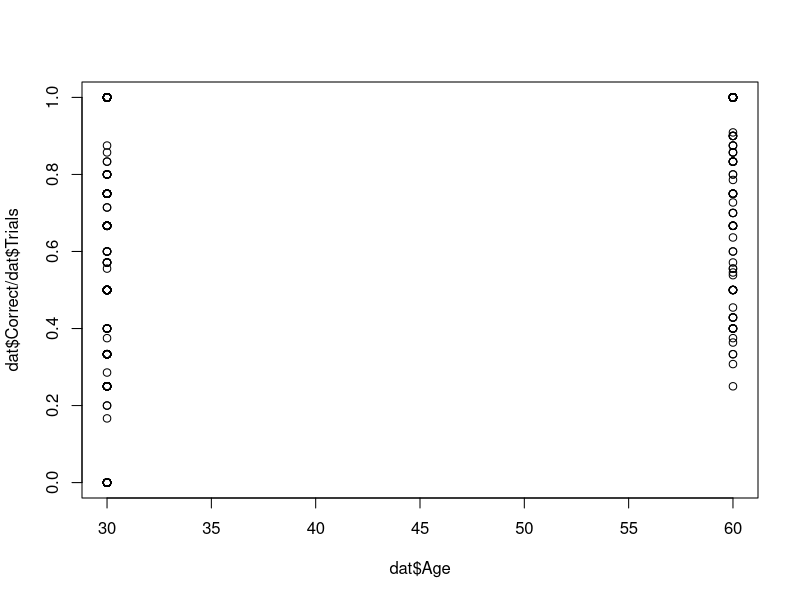
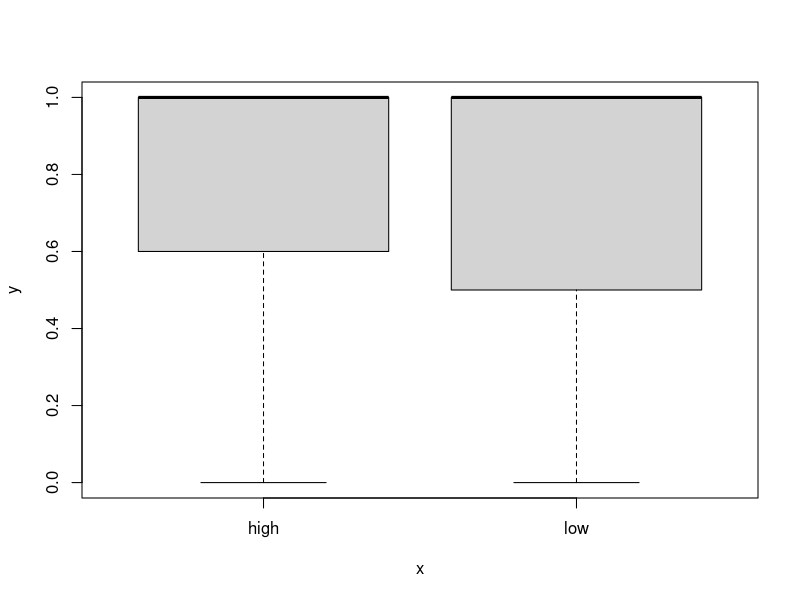
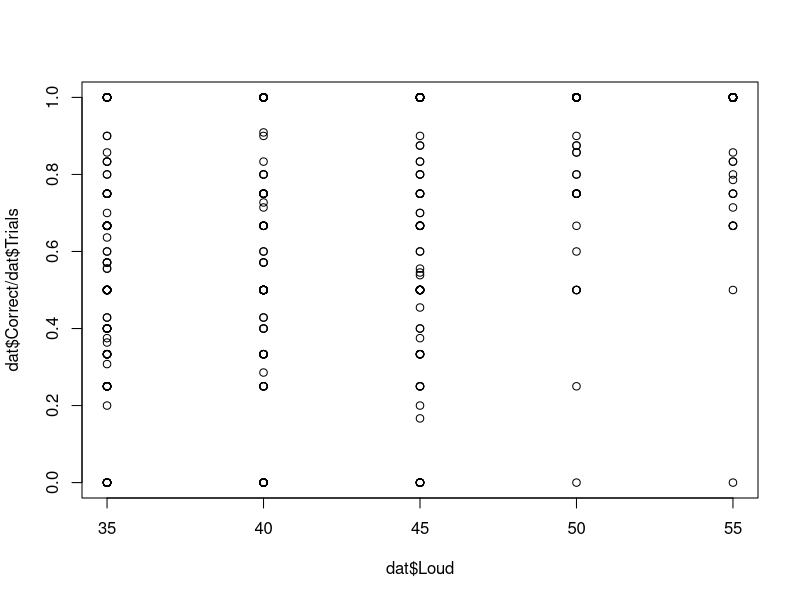
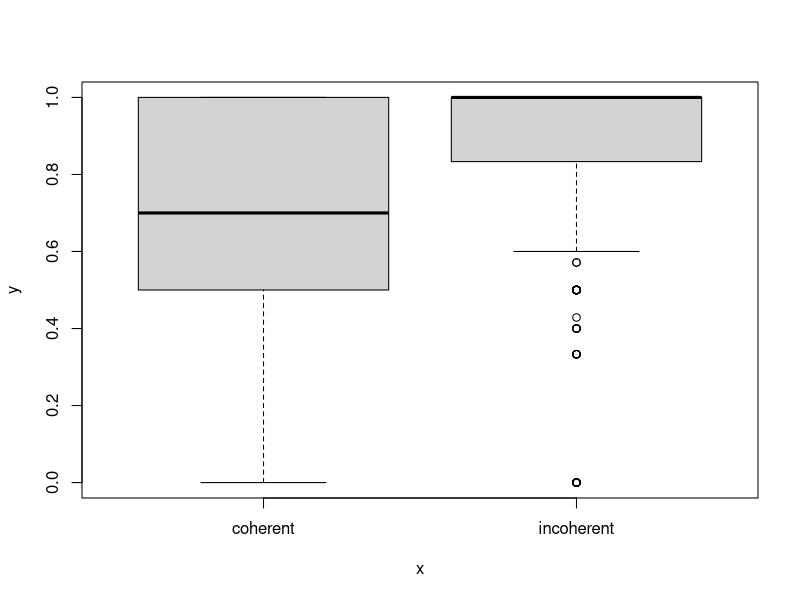
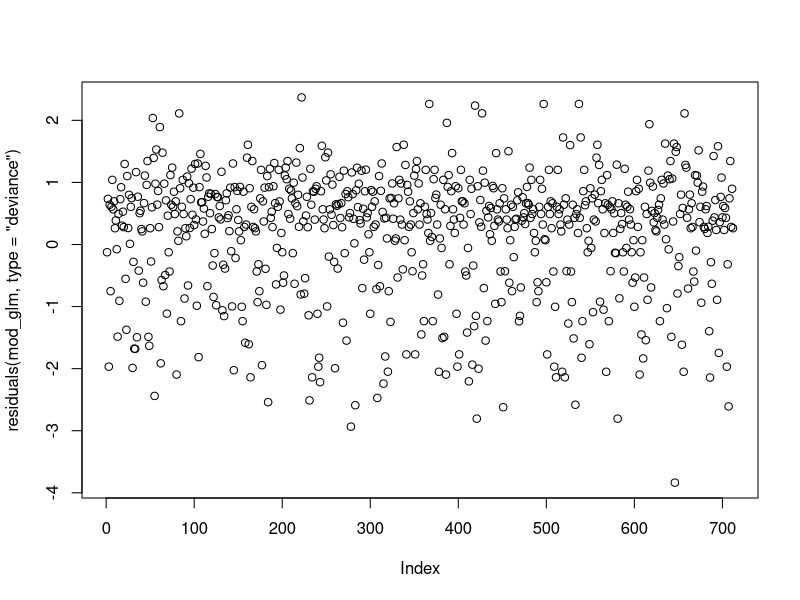
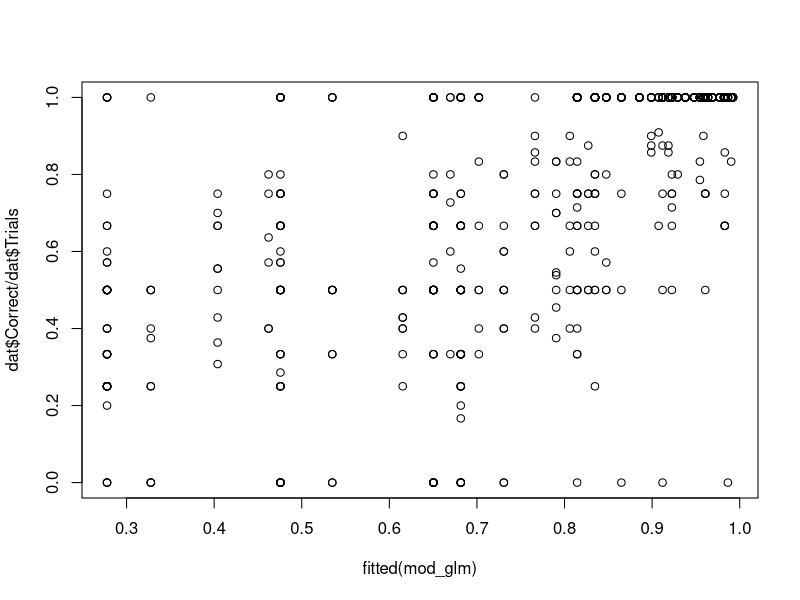

Write R code to recreate these figures, in order.
library("MASS")
data("OME")
?OME # background on the data
head(OME)

any(is.na(OME)) # check for missing values
dat = subset(OME, OME != "N/A") # manually remove OME missing values identified with "N/A"
dat$OME = factor(dat$OME)
str(dat)

plot(dat$Age, dat$Correct / dat$Trials )
plot(dat$OME, dat$Correct / dat$Trials )
plot(dat$Loud, dat$Correct / dat$Trials )
plot(dat$Noise, dat$Correct / dat$Trials )

######## GLM ########

mod_glm = glm(Correct/Trials ~ Age + OME + Loud + Noise, data=dat, weights=Trials, family="binomial")
summary(mod_glm)

plot(residuals(mod_glm, type="deviance"))
plot(fitted(mod_glm), dat$Correct/dat$Trials)

X = model.matrix(mod_glm)[,-1] # -1 removes the column of 1s for the intercept
head(X)

####### JAGS ######

mod_string = " model {
	for (i in 1:length(y)) {
		y[i] ~ dbin(phi[i], n[i])
		logit(phi[i]) = b0 + b[1]*Age[i] + b[2]*OMElow[i] + b[3]*Loud[i] + b[4]*Noiseincoherent[i]
	}
	
	b0 ~ dnorm(0.0, 1.0/5.0^2)
	for (j in 1:4) {
		b[j] ~ dnorm(0.0, 1.0/4.0^2)
	}
	
} "

data_jags = as.list(as.data.frame(X))
data_jags$y = dat$Correct # this will not work if there are missing values in dat (because they would be ignored by model.matrix). Always make sure that the data are accurately pre-processed for JAGS.
data_jags$n = dat$Trials
str(data_jags) # make sure that all variables have the same number of observations (712).
